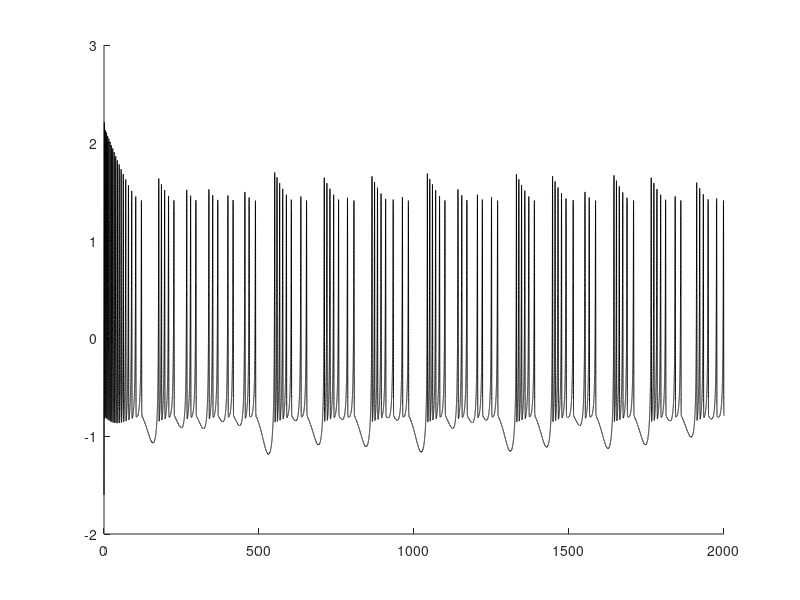

The MATLAB script that drew this image:

% Matlab script automatically generated from a LEMS/SOM description

function hr_chaotic()
    %Integrate the hr_chaotic model using matlab odesuite

    X_ = integrate();

    generate_plots(X_)


end

function X = integrate()

    %parameter list for your convenience
    a = 1.0;
    c = 1.0;
    b = 2.8;
    d = 5.0;
    I = 3.94;
    s = 4.0;
    r = 0.01;
    y0 = -1.0;
    x0 = -1.6;
    x1 = -1.6;
    z0 = 1.0;
    SEC = 1.0;


    %assemble parameter array    
    pars = [a, c, b, d, I, s, r, y0, x0, x1, z0, SEC, ];
    
    %initial conditions
    x0_ = [y0, x0, z0, ];
    
   
    t_start = 0;
    t_end = 2000.0;
    dt = 0.01;
    tint = t_start:dt:t_end;
    options = odeset('RelTol', 1e-3);
    [tout, xout] = ode45(@(t, x) dxdt(t, x, pars), tint, x0_, options);



    X = [tout, xout];

end


function xdot = dxdt(t, state, pars)
    xdot = zeros(length(state),1);

    y = state(1);
    x = state(2);
    z = state(3);


    a = pars(1);
    c = pars(2);
    b = pars(3);
    d = pars(4);
    I = pars(5);
    s = pars(6);
    r = pars(7);
    y0 = pars(8);
    x0 = pars(9);
    x1 = pars(10);
    z0 = pars(11);
    SEC = pars(12);


    Q = c - d .* x .^ 2 - y;
    P = y - a .* x .^ 3 + b .* x .^ 2 + I;
    R = s .* (x - x1) - z;


    xdot(1) = Q ./ SEC;
    xdot(2) = (P - z) ./ SEC;
    xdot(3) = r .* R ./ SEC;

end

function generate_plots(X)

    t = X(:, 1);
    y = X(:, 2);
    x = X(:, 3);
    z = X(:, 4);

    figure(1);
    hold on;
    % uncomment below to bypass autoscaling
    %axis([-100.0, 2100.0, -2.0, 2.0])
    plot(t, x, 'Color', hex2rgb('#000000'))

end


function c = hex2rgb(hexstring)
    f = @(i) hex2dec(hexstring(i:i+1))/255;
    c = arrayfun(f, 2:2:6);
end
